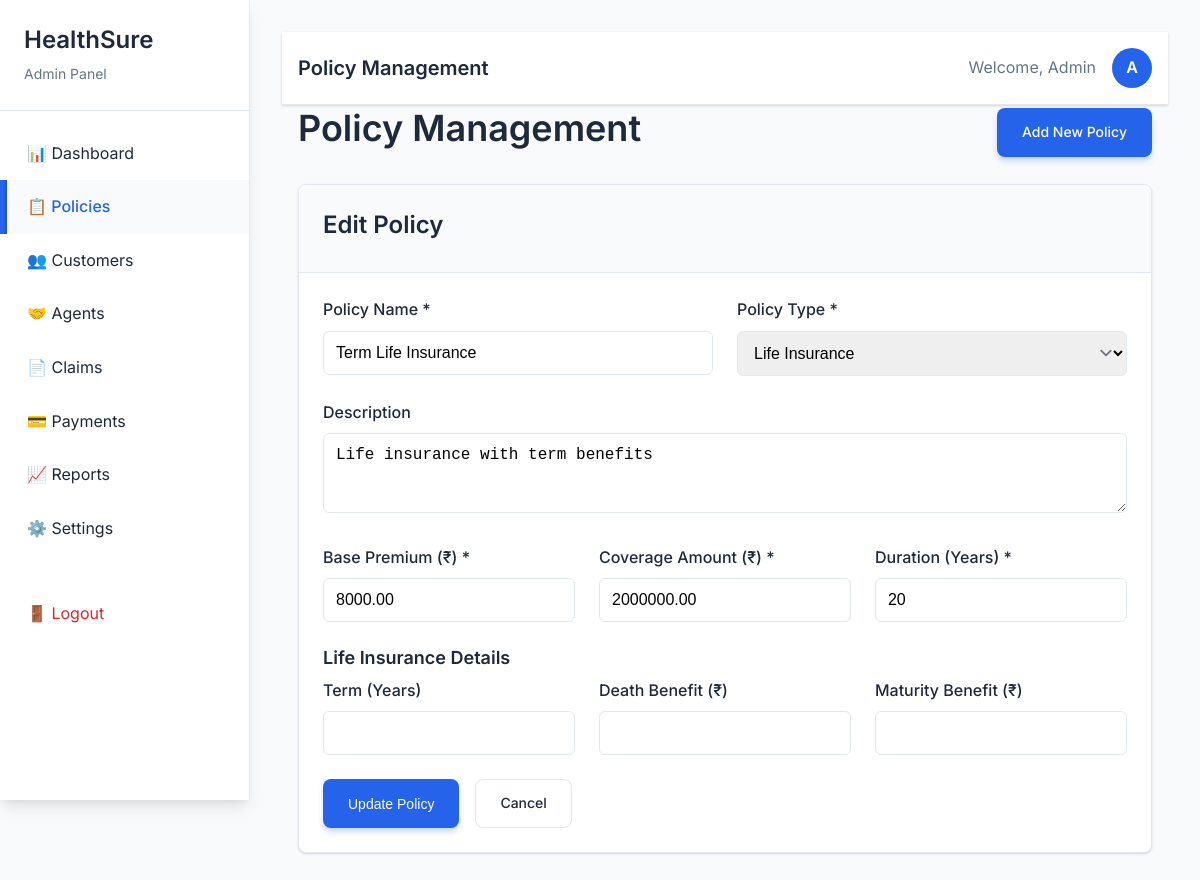
Page /admin/policies.php?action=edit&policy_id=3 (signed in) on the committed database.
### tables this page shows
CREATE TABLE policies (
    policy_id INT PRIMARY KEY AUTO_INCREMENT,
    policy_name VARCHAR(200) NOT NULL,
    policy_type ENUM('health', 'life', 'family') NOT NULL,
    description TEXT,
    base_premium DECIMAL(10,2) NOT NULL,
    coverage_amount DECIMAL(12,2) NOT NULL,
    duration_years INT NOT NULL,
    status ENUM('active', 'inactive') DEFAULT 'active',
    created_at TIMESTAMP DEFAULT CURRENT_TIMESTAMP,
    updated_at TIMESTAMP DEFAULT CURRENT_TIMESTAMP ON UPDATE CURRENT_TIMESTAMP
);

### admin/policies.php (the view, shortened to what this page needs)
<?php
require_once '../config/database.php';
$action = $_GET['action'] ?? 'list';
$policy_id = $_GET['policy_id'] ?? null;
$edit_policy = null;
if ($action === 'edit' && $policy_id) {
    $stmt = $conn->prepare("SELECT * FROM policies WHERE policy_id = ?");
    $stmt->execute([$policy_id]);
    $edit_policy = $stmt->fetch(PDO::FETCH_ASSOC);
}
?>
<!DOCTYPE html>
<html lang="en">
<head>
    <link rel="stylesheet" href="../assets/css/style.css">
    <link rel="stylesheet" href="../assets/css/animations.css">
</head>
<body>
    <?php include 'includes/sidebar.php'; ?>
    <div class="main-content">
        <?php include 'includes/header.php'; ?>
        <div class="container">
            <div class="d-flex justify-content-between align-items-center mb-4">
                <h1>Policy Management</h1>
                <a href="?action=add" class="btn btn-primary">Add New Policy</a>
            </div>
            <?php if ($action === 'add' || $action === 'edit'): ?>
                <div class="card">
                    <div class="card-header">
                        <h3><?php echo $action === 'edit' ? 'Edit Policy' : 'Add New Policy'; ?></h3>
                    </div>
                    <div class="card-body">
                        <form method="POST" action="">
                            <div class="row">
                                <div class="col-6">
                                    <div class="form-group">
                                        <label for="policy_name" class="form-label">Policy Name *</label>
                                        <input type="text" id="policy_name" name="policy_name" class="form-control"
                                               value="<?php echo $edit_policy['policy_name'] ?? ''; ?>" required>
                                    </div>
                                </div>
                                <div class="col-6">
                                    <div class="form-group">
                                        <label for="policy_type" class="form-label">Policy Type *</label>
                                        <select id="policy_type" name="policy_type" class="form-control form-select" required onchange="showTypeFields(this.value)">
                                            <option value="life" <?php echo ($edit_policy['policy_type'] ?? '') === 'life' ? 'selected' : ''; ?>>Life Insurance</option>
                                        </select>
                                    </div>
                                </div>
                            </div>
                            <div class="form-group">
                                <label for="description" class="form-label">Description</label>
                                <textarea id="description" name="description" class="form-control" rows="3"><?php echo $edit_policy['description'] ?? ''; ?></textarea>
                            </div>
                            <div class="row">
                                <div class="col-4">
                                    <div class="form-group">
                                        <label for="base_premium" class="form-label">Base Premium (₹) *</label>
                                        <input type="number" id="base_premium" name="base_premium" class="form-control"
                                               value="<?php echo $edit_policy['base_premium'] ?? ''; ?>" step="0.01" required>
                                    </div>
                                </div>
                                <div class="col-4">
                                    <div class="form-group">
                                        <label for="coverage_amount" class="form-label">Coverage Amount (₹) *</label>
                                        <input type="number" id="coverage_amount" name="coverage_amount" class="form-control"
                                               value="<?php echo $edit_policy['coverage_amount'] ?? ''; ?>" step="0.01" required>
                                    </div>
                                </div>
                                <div class="col-4">
                                    <div class="form-group">
                                        <label for="duration_years" class="form-label">Duration (Years) *</label>
                                        <input type="number" id="duration_years" name="duration_years" class="form-control"
                                               value="<?php echo $edit_policy['duration_years'] ?? ''; ?>" required>
                                    </div>
                                </div>
                            </div>
                            <div id="life_fields" style="display: none;">
                                <h5>Life Insurance Details</h5>
                                <div class="row">
                                    <div class="col-4">
                                        <div class="form-group">
                                            <label for="term_years" class="form-label">Term (Years)</label>
                                            <input type="number" id="term_years" name="term_years" class="form-control">
                                        </div>
                                    </div>
                                    <div class="col-4">
                                        <div class="form-group">
                                            <label for="death_benefit" class="form-label">Death Benefit (₹)</label>
                                            <input type="number" id="death_benefit" name="death_benefit" class="form-control" step="0.01">
                                        </div>
                                    </div>
                                    <div class="col-4">
                                        <div class="form-group">
                                            <label for="maturity_benefit" class="form-label">Maturity Benefit (₹)</label>
                                            <input type="number" id="maturity_benefit" name="maturity_benefit" class="form-control" step="0.01">
                                        </div>
                                    </div>
                                </div>
                            </div>
                            <div class="d-flex" style="gap: 1rem;">
                                <button type="submit" name="add_policy" class="btn btn-primary">
                                    <?php echo $action === 'edit' ? 'Update Policy' : 'Create Policy'; ?>
                                </button>
                                <a href="policies.php" class="btn btn-outline">Cancel</a>
                            </div>
                        </form>
                    </div>
                </div>
            <?php endif; ?>
        </div>
    </div>
</body>
</html>

### assets/css/style.css (style rules this page uses)
* { margin: 0; padding: 0; box-sizing: border-box; }
:root { --primary-color: #2563eb; --primary-dark: #1d4ed8; --secondary-color: #64748b; --success-color: #059669; --warning-color: #d97706; --danger-color: #dc2626; --light-bg: #f8fafc; --white: #ffffff; --text-dark: #1e293b; --text-light: #64748b; --border-color: #e2e8f0; --shadow: 0 1px 3px 0 rgba(0, 0, 0, 0.1), 0 1px 2px 0 rgba(0, 0, 0, 0.06); --shadow-lg: 0 10px 15px -3px rgba(0, 0, 0, 0.1), 0 4px 6px -2px rgba(0, 0, 0, 0.05); --shadow-xl: 0 20px 25px -5px rgba(0, 0, 0, 0.1), 0 10px 10px -5px rgba(0, 0, 0, 0.04); --transition: all 0.3s cubic-bezier(0.4, 0, 0.2, 1); --border-radius: 0.5rem; --border-radius-lg: 0.75rem; }
body { font-family: 'Inter', -apple-system, BlinkMacSystemFont, 'Segoe UI', Roboto, sans-serif; line-height: 1.6; color: var(--text-dark); background-color: var(--light-bg); overflow-x: hidden; min-height: 100vh; }
h1, h2, h3, h4, h5, h6 { font-weight: 600; line-height: 1.3; margin-bottom: 0.5rem; }
h1 { font-size: 2.25rem; }
h3 { font-size: 1.5rem; }
h5 { font-size: 1.125rem; }
.container { max-width: 1200px; margin: 0 auto; padding: 0 1rem; width: 100%; }
.card { background: var(--white); border-radius: var(--border-radius); box-shadow: var(--shadow); border: 1px solid var(--border-color); overflow: hidden; transition: var(--transition); margin-bottom: 1.5rem; }
.card-header { padding: 1.5rem; border-bottom: 1px solid var(--border-color); background: var(--light-bg); }
.card-body { padding: 1.5rem; }
.main-content { margin-left: 250px; padding: 2rem; min-height: 100vh; transition: var(--transition); }
.form-group { margin-bottom: 1.5rem; }
.form-label { display: block; font-weight: 500; margin-bottom: 0.5rem; color: var(--text-dark); }
.form-control { width: 100%; padding: 0.75rem; border: 1px solid var(--border-color); border-radius: 0.375rem; font-size: 1rem; transition: border-color 0.2s, box-shadow 0.2s; }
.form-select { background-position: right 0.5rem center; background-repeat: no-repeat; background-size: 1.5em 1.5em; padding-right: 2.5rem; }
.btn { display: inline-block; padding: 0.75rem 1.5rem; font-size: 0.875rem; font-weight: 500; text-align: center; text-decoration: none; border: 1px solid transparent; border-radius: var(--border-radius); cursor: pointer; transition: var(--transition); position: relative; overflow: hidden; user-select: none; }
.btn::before { content: ''; position: absolute; top: 0; left: -100%; width: 100%; height: 100%; background: linear-gradient(90deg, transparent, rgba(255,255,255,0.2), transparent); transition: var(--transition); }
.btn-primary { background: var(--primary-color); color: var(--white); box-shadow: 0 4px 6px -1px rgba(37, 99, 235, 0.3); }
.btn-outline { background: transparent; border: 1px solid var(--border-color); color: var(--text-dark); }
.row { display: flex; flex-wrap: wrap; margin: 0 -0.75rem; }
.col-4 { flex: 0 0 33.333333%; max-width: 33.333333%; }
.col-6 { flex: 0 0 50%; max-width: 50%; }
[class*="col-"] { padding: 0 0.75rem; }
.mb-4 { margin-bottom: 1.5rem; }
.d-flex { display: flex; }
.justify-content-between { justify-content: space-between; }
.align-items-center { align-items: center; }
.animate-in { animation: fadeInUp 0.6s ease-out; }
.page-transition { opacity: 0; transform: translateY(20px); transition: all 0.3s ease-out; }
.page-transition.loaded { opacity: 1; transform: translateY(0); }

### assets/css/animations.css (style rules this page uses)
.main-content { animation: fadeInUp 0.6s ease-out; }
.card { animation: fadeInUp 0.4s ease-out; animation-fill-mode: both; }
.card:nth-child(2) { animation-delay: 0.2s; }
.btn { position: relative; overflow: hidden; }
.btn::after { content: ''; position: absolute; top: 50%; left: 50%; width: 0; height: 0; border-radius: 50%; background: rgba(255, 255, 255, 0.3); transform: translate(-50%, -50%); transition: width 0.6s, height 0.6s; }
.page-transition { opacity: 0; transform: translateY(20px); transition: all 0.3s ease-out; }
.page-transition.loaded { opacity: 1; transform: translateY(0); }
html { scroll-behavior: smooth; }

### rows in the picture
policies: policy_name "Term Life Insurance", policy_type "Life Insurance", description "Life insurance with term benefits", base_premium "8000.00", coverage_amount "2000000.00", duration_years "20"

### other values in the picture
$page_titles[basename($_SERVER['PHP_SELF'])] "Policy Management"
